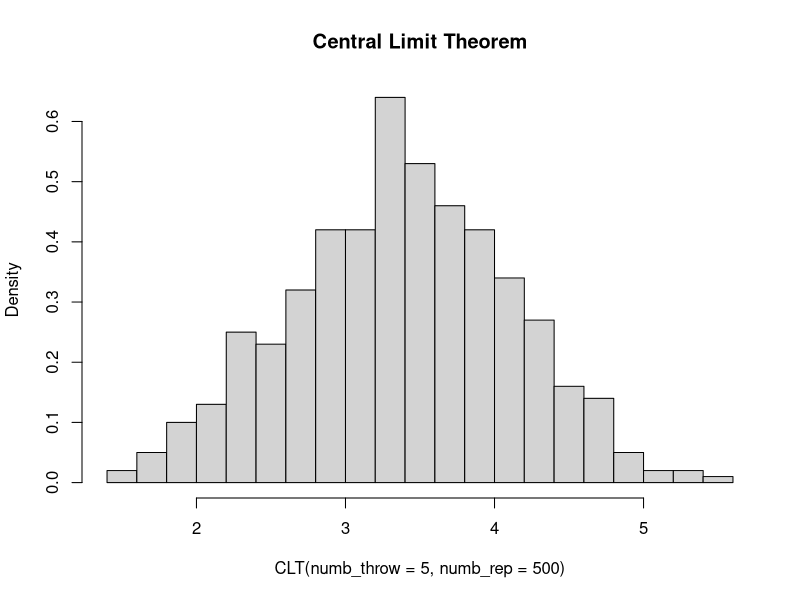
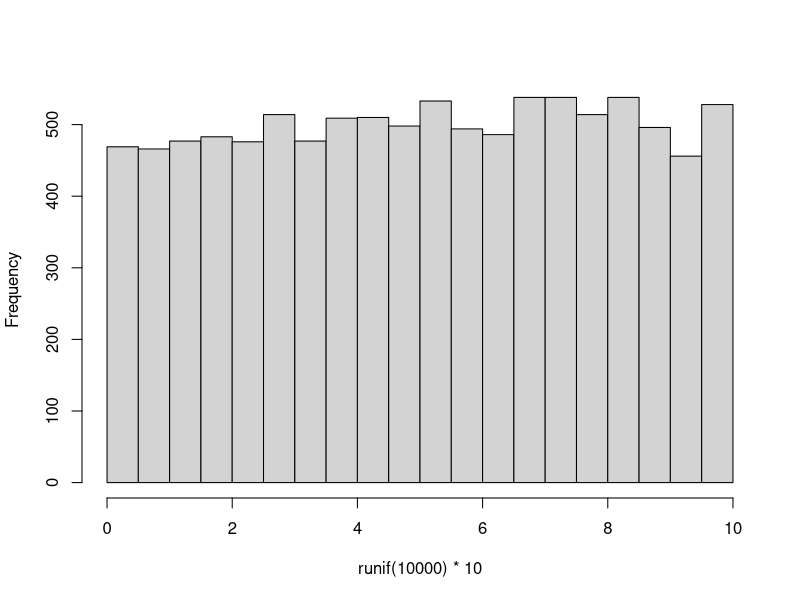
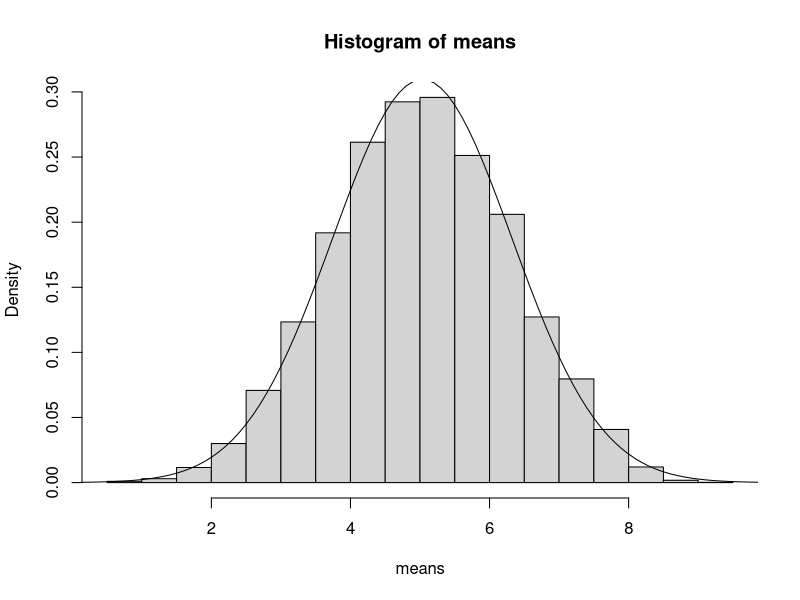

Write the R code that produced these figures, in order.

# number of dice rolls
d = 5

dice <- sample(6,d, replace=TRUE)
dice_mean <- mean(dice)


#Central Limit Theorem

CLT <- function(numb_throw = 5, numb_rep = 500) {
  exp.res <- matrix(sample(1:6, numb_throw * numb_rep, replace = T), ncol = numb_throw, byrow = T)
  
  # return(apply(exp.res, 1, mean))
  return(rowMeans(exp.res))
}

hist(CLT(numb_throw = 5, numb_rep = 500), nclass = 20, main = "Central Limit Theorem", freq=F)


### uniform distribution
## Jevin's another way

hist(runif(10000)*10, main="")
means <- numeric(10000)
for (i in 1:10000) {
  means[i] <- mean(runif(5)*10)
}
hist(means,freq=F)
mean(means)
sd(means)
xv <- seq(0,10,0.1)
yv <- dnorm(xv,mean=mean(means),sd=sd(means))
lines(xv,yv)
